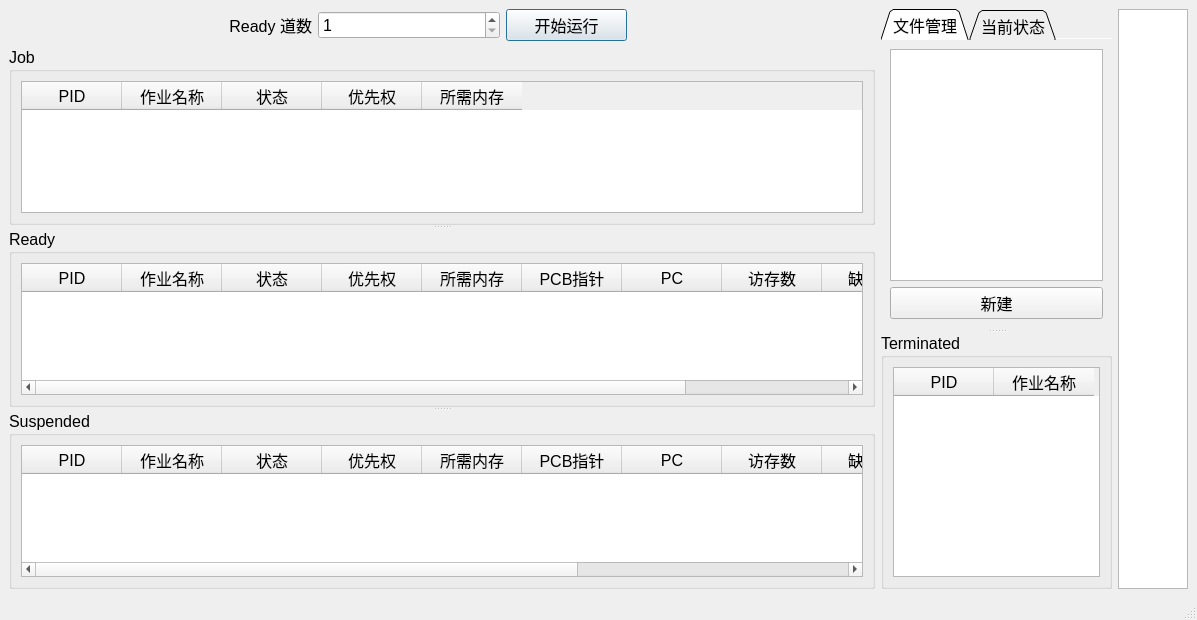
<?xml version="1.0" encoding="UTF-8"?>
<ui version="4.0">
 <class>MainWindow</class>
 <widget class="QMainWindow" name="MainWindow">
  <property name="windowModality">
   <enum>Qt::NonModal</enum>
  </property>
  <property name="geometry">
   <rect>
    <x>0</x>
    <y>0</y>
    <width>1197</width>
    <height>620</height>
   </rect>
  </property>
  <property name="font">
   <font>
    <pointsize>9</pointsize>
   </font>
  </property>
  <property name="focusPolicy">
   <enum>Qt::StrongFocus</enum>
  </property>
  <property name="windowTitle">
   <string>OS-simulator</string>
  </property>
  <property name="unifiedTitleAndToolBarOnMac">
   <bool>true</bool>
  </property>
  <widget class="QWidget" name="centralwidget">
   <property name="font">
    <font>
     <pointsize>12</pointsize>
    </font>
   </property>
   <layout class="QHBoxLayout" name="horizontalLayout_6" stretch="30,8,1">
    <item>
     <layout class="QVBoxLayout" name="verticalLayout_4">
      <item>
       <layout class="QHBoxLayout" name="horizontalLayout_5">
        <item>
         <layout class="QHBoxLayout" name="BottomLayout" stretch="5,3,2,4">
          <item>
           <widget class="QLabel" name="DaoshuLabel">
            <property name="font">
             <font>
              <pointsize>12</pointsize>
             </font>
            </property>
            <property name="text">
             <string>Ready 道数</string>
            </property>
            <property name="alignment">
             <set>Qt::AlignRight|Qt::AlignTrailing|Qt::AlignVCenter</set>
            </property>
           </widget>
          </item>
          <item>
           <widget class="QSpinBox" name="DaoshuBox">
            <property name="font">
             <font>
              <pointsize>12</pointsize>
             </font>
            </property>
            <property name="minimum">
             <number>1</number>
            </property>
            <property name="maximum">
             <number>10</number>
            </property>
           </widget>
          </item>
          <item>
           <widget class="QPushButton" name="StartButton">
            <property name="font">
             <font>
              <pointsize>12</pointsize>
             </font>
            </property>
            <property name="text">
             <string>开始运行</string>
            </property>
            <property name="autoDefault">
             <bool>false</bool>
            </property>
            <property name="default">
             <bool>true</bool>
            </property>
           </widget>
          </item>
          <item>
           <widget class="QLabel" name="label_6">
            <property name="text">
             <string/>
            </property>
           </widget>
          </item>
         </layout>
        </item>
       </layout>
      </item>
      <item>
       <widget class="QSplitter" name="splitter">
        <property name="orientation">
         <enum>Qt::Vertical</enum>
        </property>
        <widget class="QGroupBox" name="groupBox">
         <property name="font">
          <font>
           <pointsize>12</pointsize>
          </font>
         </property>
         <property name="title">
          <string>Job</string>
         </property>
         <layout class="QVBoxLayout" name="verticalLayout">
          <item>
           <widget class="QTableWidget" name="JobPoolTable">
            <property name="horizontalScrollBarPolicy">
             <enum>Qt::ScrollBarAlwaysOff</enum>
            </property>
            <property name="editTriggers">
             <set>QAbstractItemView::NoEditTriggers</set>
            </property>
            <property name="selectionBehavior">
             <enum>QAbstractItemView::SelectRows</enum>
            </property>
            <attribute name="horizontalHeaderVisible">
             <bool>true</bool>
            </attribute>
            <attribute name="horizontalHeaderHighlightSections">
             <bool>true</bool>
            </attribute>
            <attribute name="verticalHeaderVisible">
             <bool>false</bool>
            </attribute>
            <column>
             <property name="text">
              <string>PID</string>
             </property>
            </column>
            <column>
             <property name="text">
              <string>作业名称</string>
             </property>
            </column>
            <column>
             <property name="text">
              <string>状态</string>
             </property>
            </column>
            <column>
             <property name="text">
              <string>优先权</string>
             </property>
            </column>
            <column>
             <property name="text">
              <string>所需内存</string>
             </property>
            </column>
           </widget>
          </item>
         </layout>
        </widget>
        <widget class="QGroupBox" name="groupBox_2">
         <property name="font">
          <font>
           <pointsize>12</pointsize>
          </font>
         </property>
         <property name="title">
          <string>Ready</string>
         </property>
         <layout class="QVBoxLayout" name="verticalLayout_2">
          <item>
           <widget class="QTableWidget" name="ReadyTable">
            <property name="horizontalScrollBarPolicy">
             <enum>Qt::ScrollBarAsNeeded</enum>
            </property>
            <property name="editTriggers">
             <set>QAbstractItemView::NoEditTriggers</set>
            </property>
            <property name="selectionBehavior">
             <enum>QAbstractItemView::SelectRows</enum>
            </property>
            <attribute name="verticalHeaderVisible">
             <bool>false</bool>
            </attribute>
            <column>
             <property name="text">
              <string>PID</string>
             </property>
            </column>
            <column>
             <property name="text">
              <string>作业名称</string>
             </property>
            </column>
            <column>
             <property name="text">
              <string>状态</string>
             </property>
            </column>
            <column>
             <property name="text">
              <string>优先权</string>
             </property>
            </column>
            <column>
             <property name="text">
              <string>所需内存</string>
             </property>
            </column>
            <column>
             <property name="text">
              <string>PCB指针</string>
             </property>
            </column>
            <column>
             <property name="text">
              <string>PC</string>
             </property>
            </column>
            <column>
             <property name="text">
              <string>访存数</string>
             </property>
            </column>
            <column>
             <property name="text">
              <string>缺页数</string>
             </property>
            </column>
            <column>
             <property name="text">
              <string>缺页率</string>
             </property>
            </column>
           </widget>
          </item>
         </layout>
        </widget>
        <widget class="QGroupBox" name="groupBox_3">
         <property name="font">
          <font>
           <pointsize>12</pointsize>
          </font>
         </property>
         <property name="title">
          <string>Suspended</string>
         </property>
         <layout class="QVBoxLayout" name="verticalLayout_3">
          <item>
           <widget class="QTableWidget" name="SuspendTable">
            <property name="horizontalScrollBarPolicy">
             <enum>Qt::ScrollBarAsNeeded</enum>
            </property>
            <property name="editTriggers">
             <set>QAbstractItemView::NoEditTriggers</set>
            </property>
            <property name="selectionBehavior">
             <enum>QAbstractItemView::SelectRows</enum>
            </property>
            <attribute name="verticalHeaderVisible">
             <bool>false</bool>
            </attribute>
            <column>
             <property name="text">
              <string>PID</string>
             </property>
            </column>
            <column>
             <property name="text">
              <string>作业名称</string>
             </property>
            </column>
            <column>
             <property name="text">
              <string>状态</string>
             </property>
            </column>
            <column>
             <property name="text">
              <string>优先权</string>
             </property>
            </column>
            <column>
             <property name="text">
              <string>所需内存</string>
             </property>
            </column>
            <column>
             <property name="text">
              <string>PCB指针</string>
             </property>
            </column>
            <column>
             <property name="text">
              <string>PC</string>
             </property>
            </column>
            <column>
             <property name="text">
              <string>访存数</string>
             </property>
            </column>
            <column>
             <property name="text">
              <string>缺页数</string>
             </property>
            </column>
            <column>
             <property name="text">
              <string>缺页率</string>
             </property>
            </column>
            <column>
             <property name="text">
              <string>IO类型</string>
             </property>
            </column>
            <column>
             <property name="text">
              <string>IO状态</string>
             </property>
            </column>
           </widget>
          </item>
         </layout>
        </widget>
       </widget>
      </item>
     </layout>
    </item>
    <item>
     <widget class="QSplitter" name="splitter_2">
      <property name="frameShape">
       <enum>QFrame::NoFrame</enum>
      </property>
      <property name="orientation">
       <enum>Qt::Vertical</enum>
      </property>
      <property name="opaqueResize">
       <bool>true</bool>
      </property>
      <property name="handleWidth">
       <number>5</number>
      </property>
      <property name="childrenCollapsible">
       <bool>true</bool>
      </property>
      <widget class="QTabWidget" name="AddJobTabWidget">
       <property name="font">
        <font>
         <pointsize>12</pointsize>
        </font>
       </property>
       <property name="tabPosition">
        <enum>QTabWidget::North</enum>
       </property>
       <property name="tabShape">
        <enum>QTabWidget::Triangular</enum>
       </property>
       <property name="currentIndex">
        <number>0</number>
       </property>
       <property name="elideMode">
        <enum>Qt::ElideNone</enum>
       </property>
       <property name="documentMode">
        <bool>true</bool>
       </property>
       <property name="tabsClosable">
        <bool>false</bool>
       </property>
       <property name="movable">
        <bool>true</bool>
       </property>
       <property name="tabBarAutoHide">
        <bool>false</bool>
       </property>
       <widget class="QWidget" name="tab_2">
        <attribute name="title">
         <string>文件管理</string>
        </attribute>
        <layout class="QVBoxLayout" name="verticalLayout_6">
         <item>
          <widget class="QTableWidget" name="fileList"/>
         </item>
         <item>
          <widget class="QPushButton" name="NewFile">
           <property name="text">
            <string>新建</string>
           </property>
          </widget>
         </item>
        </layout>
       </widget>
       <widget class="QWidget" name="tab">
        <attribute name="title">
         <string>当前状态</string>
        </attribute>
        <layout class="QFormLayout" name="formLayout">
         <item row="1" column="0">
          <widget class="QLabel" name="label_3">
           <property name="text">
            <string>Job：</string>
           </property>
          </widget>
         </item>
         <item row="2" column="0">
          <widget class="QLabel" name="label_5">
           <property name="text">
            <string>Ready：</string>
           </property>
          </widget>
         </item>
         <item row="3" column="0">
          <widget class="QLabel" name="label_2">
           <property name="text">
            <string>Suspended：</string>
           </property>
          </widget>
         </item>
         <item row="4" column="0">
          <widget class="QLabel" name="label_4">
           <property name="text">
            <string>Terminated：</string>
           </property>
          </widget>
         </item>
         <item row="1" column="1">
          <widget class="QLabel" name="label_job">
           <property name="text">
            <string>0</string>
           </property>
          </widget>
         </item>
         <item row="2" column="1">
          <widget class="QLabel" name="label_ready">
           <property name="text">
            <string>0</string>
           </property>
          </widget>
         </item>
         <item row="3" column="1">
          <widget class="QLabel" name="label_suspended">
           <property name="text">
            <string>0</string>
           </property>
          </widget>
         </item>
         <item row="4" column="1">
          <widget class="QLabel" name="label_terminated">
           <property name="text">
            <string>0</string>
           </property>
          </widget>
         </item>
         <item row="6" column="0">
          <widget class="QLabel" name="label">
           <property name="text">
            <string>Memory：</string>
           </property>
          </widget>
         </item>
         <item row="6" column="1">
          <widget class="QLabel" name="label_memory">
           <property name="text">
            <string>0</string>
           </property>
          </widget>
         </item>
         <item row="7" column="0">
          <widget class="QLabel" name="label_7">
           <property name="text">
            <string>References:</string>
           </property>
          </widget>
         </item>
         <item row="7" column="1">
          <widget class="QLabel" name="label_references">
           <property name="text">
            <string>0</string>
           </property>
          </widget>
         </item>
         <item row="8" column="0">
          <widget class="QLabel" name="label_9">
           <property name="text">
            <string>Page faults:</string>
           </property>
          </widget>
         </item>
         <item row="8" column="1">
          <widget class="QLabel" name="label_page_faults">
           <property name="text">
            <string>0</string>
           </property>
          </widget>
         </item>
         <item row="9" column="0">
          <widget class="QLabel" name="label_11">
           <property name="text">
            <string>Page fault rate:</string>
           </property>
          </widget>
         </item>
         <item row="9" column="1">
          <widget class="QLabel" name="label_fault_rate">
           <property name="text">
            <string>0</string>
           </property>
          </widget>
         </item>
         <item row="5" column="0">
          <widget class="QLabel" name="NowRunningLabel">
           <property name="text">
            <string>Running:</string>
           </property>
           <property name="alignment">
            <set>Qt::AlignLeading|Qt::AlignLeft|Qt::AlignVCenter</set>
           </property>
          </widget>
         </item>
        </layout>
       </widget>
      </widget>
      <widget class="QGroupBox" name="FinishedGroupBox">
       <property name="font">
        <font>
         <pointsize>12</pointsize>
        </font>
       </property>
       <property name="title">
        <string>Terminated</string>
       </property>
       <layout class="QVBoxLayout" name="verticalLayout_5">
        <item>
         <widget class="QTableWidget" name="TerminatedTable">
          <property name="editTriggers">
           <set>QAbstractItemView::NoEditTriggers</set>
          </property>
          <property name="selectionBehavior">
           <enum>QAbstractItemView::SelectRows</enum>
          </property>
          <attribute name="verticalHeaderVisible">
           <bool>false</bool>
          </attribute>
          <column>
           <property name="text">
            <string>PID</string>
           </property>
          </column>
          <column>
           <property name="text">
            <string>作业名称</string>
           </property>
          </column>
         </widget>
        </item>
       </layout>
      </widget>
     </widget>
    </item>
    <item>
     <widget class="QTableWidget" name="rightBarWidget">
      <property name="verticalScrollBarPolicy">
       <enum>Qt::ScrollBarAlwaysOff</enum>
      </property>
      <property name="horizontalScrollBarPolicy">
       <enum>Qt::ScrollBarAlwaysOff</enum>
      </property>
      <property name="editTriggers">
       <set>QAbstractItemView::NoEditTriggers</set>
      </property>
      <property name="alternatingRowColors">
       <bool>false</bool>
      </property>
      <property name="selectionMode">
       <enum>QAbstractItemView::ExtendedSelection</enum>
      </property>
      <property name="showGrid">
       <bool>false</bool>
      </property>
      <attribute name="horizontalHeaderVisible">
       <bool>false</bool>
      </attribute>
      <attribute name="horizontalHeaderDefaultSectionSize">
       <number>125</number>
      </attribute>
      <attribute name="verticalHeaderVisible">
       <bool>false</bool>
      </attribute>
      <attribute name="verticalHeaderDefaultSectionSize">
       <number>25</number>
      </attribute>
      <attribute name="verticalHeaderMinimumSectionSize">
       <number>10</number>
      </attribute>
      <column>
       <property name="text">
        <string>column1</string>
       </property>
      </column>
     </widget>
    </item>
   </layout>
  </widget>
  <widget class="QMenuBar" name="menubar">
   <property name="geometry">
    <rect>
     <x>0</x>
     <y>0</y>
     <width>1197</width>
     <height>26</height>
    </rect>
   </property>
  </widget>
  <widget class="QStatusBar" name="statusbar"/>
 </widget>
 <resources/>
 <connections/>
</ui>
